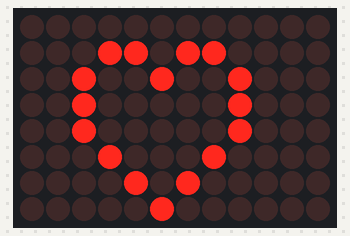
Bench run of a sketch on a simulated Arduino Uno R4 WiFi. Shown: 12×8 LED matrix.

Above: at 0.1 s.
At 0.6 s:
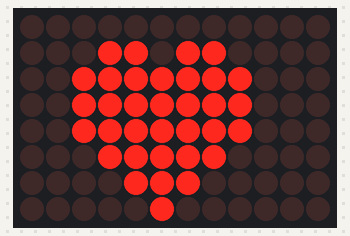

Measured:
- what the display in image 1 shows lasts 0.5 s, from 0.5 s to 1.0 s

The sketch:

Enteros32.ino
```cpp
/*
 Pruebas de la matriz led de la UNO R4 Wifi usando enteros de 32 bits

 Es una forma mas eficiente de almacenar la informacion de la matriz ya que emplea solo
 3 enteros "largos" de 32 bits cada uno.

 Para facilitar la conversión de bitmap a 3 enteros se puede usar esta página:
 https://www.manualdomaker.com/matrix/

*/

#include "Arduino_LED_Matrix.h"

ArduinoLEDMatrix Pantalla;  //Instancia un objeto de la clase Arduino_LED_Matrix


unsigned long corazon1 [] = {
    0x1B024,
    0x82082081,
    0x100A0040
};

unsigned long corazon2 [] = {
    0x1B03F,
    0x83F83F81,
    0xF00E0040,
};


void setup() {
  // put your setup code here, to run once:

  Pantalla.begin ();

}

void loop() {
  // put your main code here, to run repeatedly:

  Pantalla.loadFrame (corazon1);
  delay (500);
  Pantalla.loadFrame (corazon2);
  delay (500);

}
```
